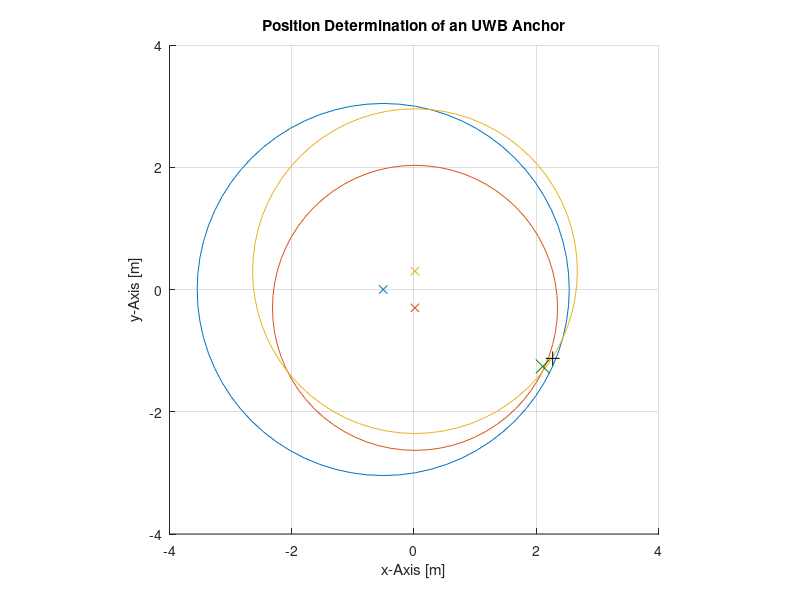

MATLAB code for this plot:
close all;
clear all;

x_min = -4;
x_max = 4;
y_min = -4;
y_max = 4;

% 2024-10-11:
dis = [3.043548583984375, 2.33171284198761, 2.6561365127563477];
anchorEst = [2.268828511837818, -1.1268009384288105];
anchorTruth = [2.1064062733943754, -1.2588366872347918];

d = 0.6;
d_wu = 0.016;
tagX = [-(d * sqrt(3) / 2 - d_wu), d_wu, d_wu];
tagY = [0, -d/2, d/2];

figure(1);
hold on;

for i = 1:3
  plot(tagX(i), tagY(i), 'x', 'color', lines()(i,:));
end
for i = 1:3
  drawCircle(tagX(i), tagY(i), dis(i), 'color', lines()(i,:));
end
plot(anchorEst(1), anchorEst(2), '+k', 'markersize', 10);
plot(anchorTruth(1), anchorTruth(2), 'x', 'color', [0, 0.5, 0], 'markersize', 10);

xlim([x_min x_max]);
ylim([y_min y_max]);
%legend({'', '', 'Tags', '', '', 'Distances', 'g', 'h'}, 'orientation', 'horizontal', 'location', 'southoutside', 'numcolumns', '3');
axis("equal");
title("Position Determination of an UWB Anchor");
xlabel("x-Axis [m]");
ylabel("y-Axis [m]");
grid on;
print -depslatex ../../../../ma-thesis/pics/eps/anchorPosDeterm.eps